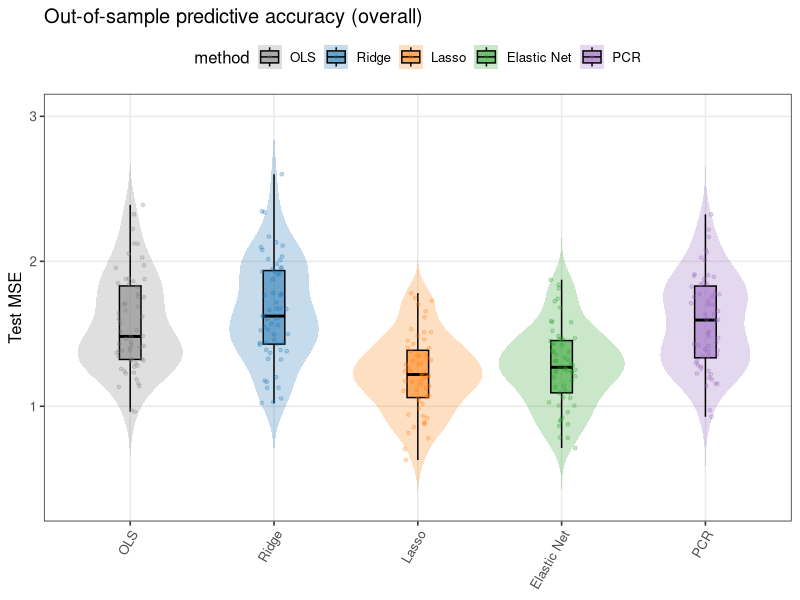
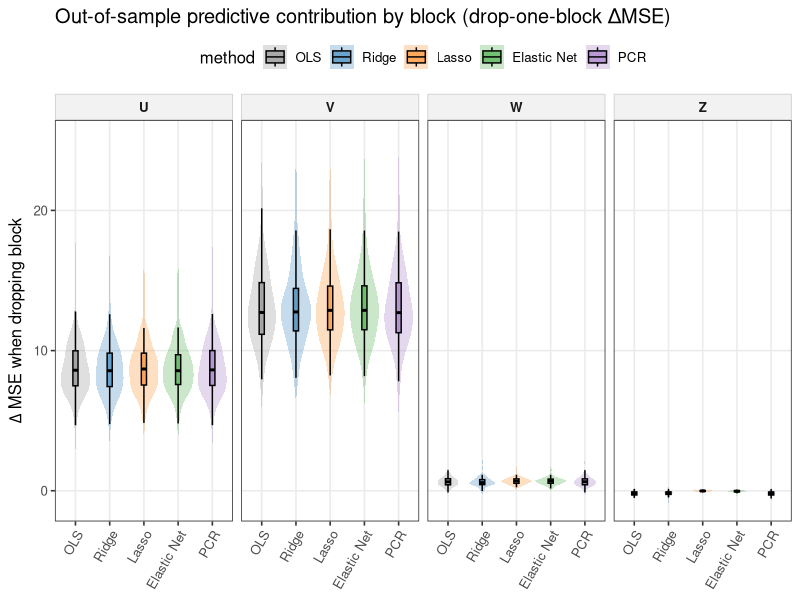
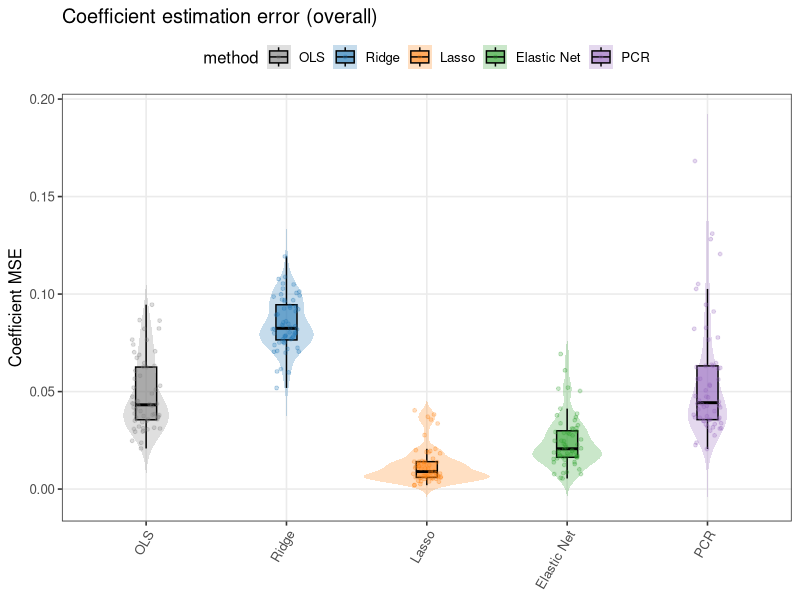
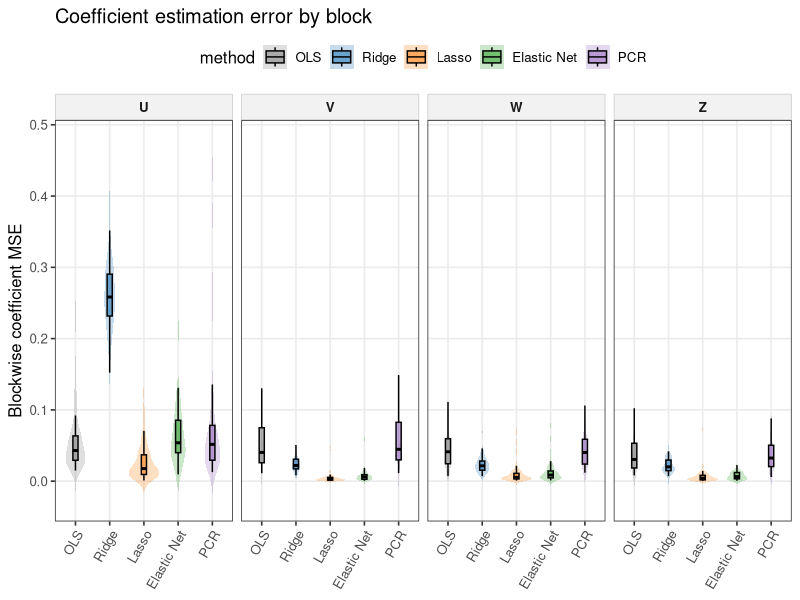
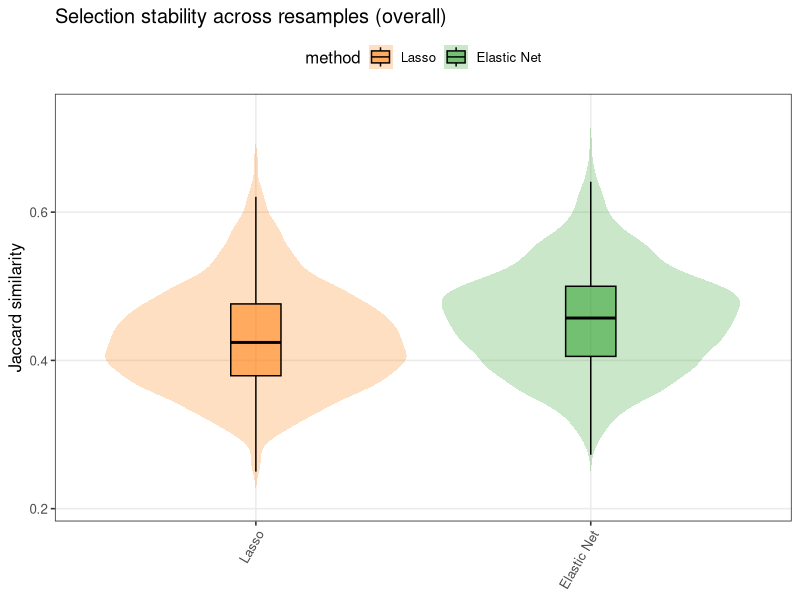
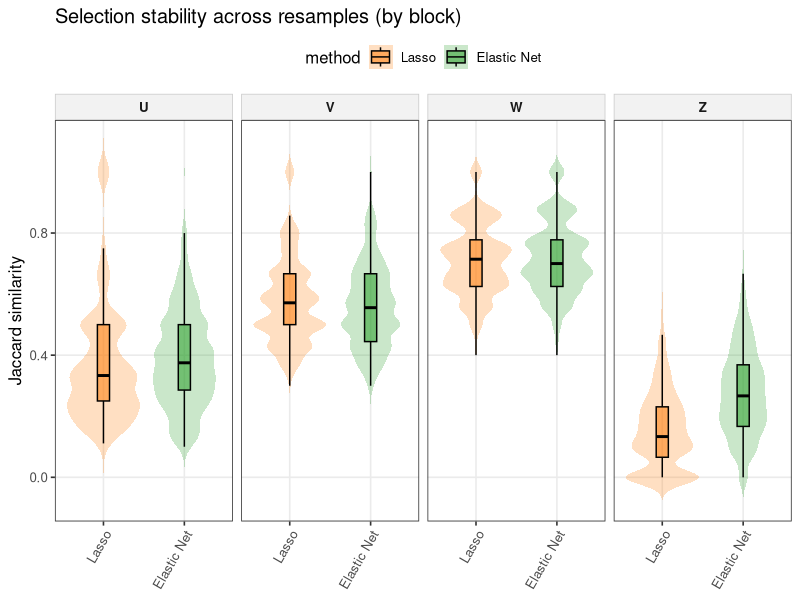
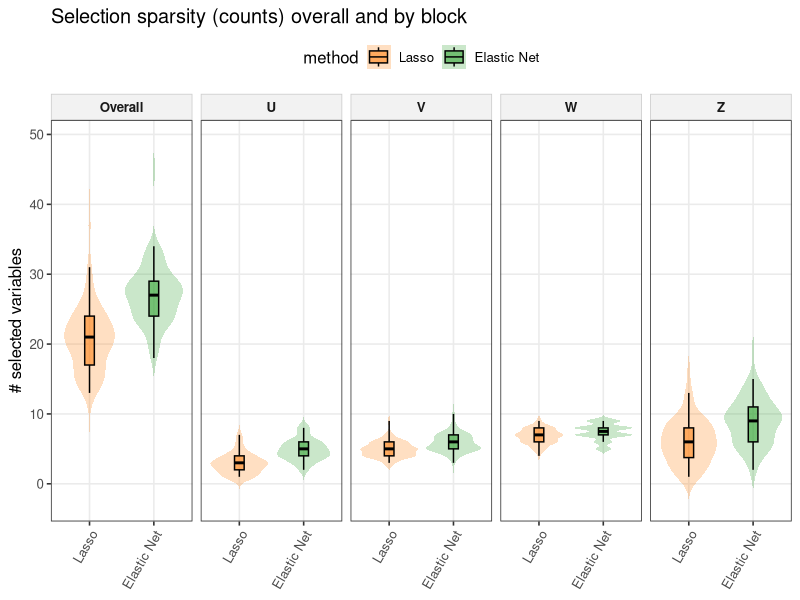
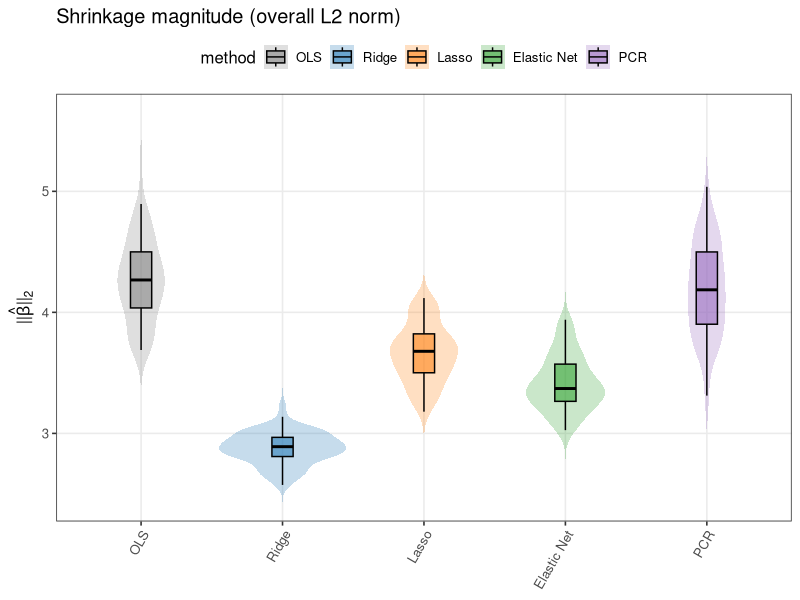

Write the R code that produced these figures, in order.
## ---- chunk 1
#| message: false
#| warning: false
#| code-fold: true
make_equicorr <- function(p, rho){
  S <- matrix(rho, p, p); diag(S) <- 1
  S
}

gen_data <- function(n=200){
  # block sizes
  pU <- 10; pV <- 10; pW <- 10; pZ <- 20
  p  <- pU+pV+pW+pZ
  
  SU <- make_equicorr(pU, 0.95)
  SV <- make_equicorr(pV, 0.50)
  SW <- make_equicorr(pW, 0.20)
  SZ <- diag(pZ)
  
  U <- mvtnorm::rmvnorm(n, sigma=SU)
  V <- mvtnorm::rmvnorm(n, sigma=SV)
  W <- mvtnorm::rmvnorm(n, sigma=SW)
  Z <- mvtnorm::rmvnorm(n, sigma=SZ)
  
  X <- cbind(U,V,W,Z)
  colnames(X) <- paste0("X", seq_len(ncol(X)))

  beta <- rep(0, p)
  # alpha
  beta[1] <- 3
  # gamma
  beta[(pU+1):(pU+3)] <- 1.5
  # delta
  beta[(pU+pV+1):(pU+pV+5)] <- 0.3
  # zeta already 0
  
  eps <- rnorm(n, 0, 1)
  y <- as.numeric(X %*% beta + eps)
  
  block <- c(rep("U",pU), rep("V",pV), rep("W",pW), rep("Z",pZ))
  list(X=X, y=y, beta=beta, block=block)
}
## ---- chunk 2
#| message: false
#| warning: false
#| code-fold: true
#| include: false
#| echo: false
#| results: hide
pkgs <- c("MASS","mvtnorm","glmnet","pls","dplyr","tidyr","purrr","ggplot2","tibble","kableExtra")
to_install <- pkgs[!pkgs %in% rownames(installed.packages())]
if(length(to_install)) install.packages(to_install, repos="https://cloud.r-project.org")
lapply(pkgs, library, character.only=TRUE)
set.seed(1)
## ---- chunk 3
#| message: false
#| warning: false
#| code-fold: true
scale_train_test <- function(Xtr, Xte){
  mu <- colMeans(Xtr)
  sd <- apply(Xtr, 2, sd)
  sd[sd == 0] <- 1

  Xtr_s <- sweep(sweep(Xtr, 2, mu, "-"), 2, sd, "/")
  Xte_s <- sweep(sweep(Xte, 2, mu, "-"), 2, sd, "/")

  colnames(Xtr_s) <- colnames(Xtr)
  colnames(Xte_s) <- colnames(Xtr)

  list(Xtr = Xtr_s, Xte = Xte_s, mu = mu, sd = sd)
}


block_mse <- function(beta_hat, beta_true, block){
  tibble(
    block = c("U","V","W","Z"),
    coef_mse = c(
      mean((beta_hat[block=="U"]-beta_true[block=="U"])^2),
      mean((beta_hat[block=="V"]-beta_true[block=="V"])^2),
      mean((beta_hat[block=="W"]-beta_true[block=="W"])^2),
      mean((beta_hat[block=="Z"]-beta_true[block=="Z"])^2)
    )
  )
}

drop_block_delta_mse <- function(Xte, yte, beta_hat, block){
  yhat_full <- as.numeric(Xte %*% beta_hat)
  mse_full  <- mean((yte - yhat_full)^2)
  deltas <- map_dbl(c("U","V","W","Z"), function(b){
    beta2 <- beta_hat
    beta2[block==b] <- 0
    mse2 <- mean((yte - as.numeric(Xte %*% beta2))^2)
    mse2 - mse_full
  })
  tibble(block=c("U","V","W","Z"), delta_mse=deltas)
}

fit_one_split <- function(dat, test_frac=0.3, alpha_en=0.5){
  X <- dat$X; y <- dat$y; beta_true <- dat$beta; block <- dat$block
  n <- nrow(X)
  id_te <- sample.int(n, size=floor(test_frac*n))
  id_tr <- setdiff(seq_len(n), id_te)
  
  Xtr0 <- X[id_tr,]; ytr <- y[id_tr]
  Xte0 <- X[id_te,]; yte <- y[id_te]
  
  sc <- scale_train_test(Xtr0, Xte0)
  Xtr <- sc$Xtr; Xte <- sc$Xte
  
  out <- list()
  
  # ----- OLS -----
  ols_fit <- lm(ytr ~ Xtr)
  beta_ols <- coef(ols_fit)[-1]
  yhat <- as.numeric(cbind(1,Xte) %*% coef(ols_fit))
  out$ols <- list(beta=beta_ols, yhat=yhat, tune=NA)
  
  # ----- Ridge -----
  cv_r <- cv.glmnet(Xtr, ytr, alpha=0, standardize=FALSE)
  b_r <- as.numeric(coef(cv_r, s="lambda.min"))[-1]
  yhat_r <- as.numeric(predict(cv_r, newx=Xte, s="lambda.min"))
  out$ridge <- list(beta=b_r, yhat=yhat_r, tune=cv_r$lambda.min)
  
  # ----- Lasso -----
  cv_l <- cv.glmnet(Xtr, ytr, alpha=1, standardize=FALSE)
  b_l <- as.numeric(coef(cv_l, s="lambda.min"))[-1]
  yhat_l <- as.numeric(predict(cv_l, newx=Xte, s="lambda.min"))
  out$lasso <- list(beta=b_l, yhat=yhat_l, tune=cv_l$lambda.min)
  
  # ----- Elastic Net (alpha fixed) -----
  cv_e <- cv.glmnet(Xtr, ytr, alpha=alpha_en, standardize=FALSE)
  b_e <- as.numeric(coef(cv_e, s="lambda.min"))[-1]
  yhat_e <- as.numeric(predict(cv_e, newx=Xte, s="lambda.min"))
  out$enet <- list(beta=b_e, yhat=yhat_e, tune=cv_e$lambda.min)
  
  # ----- PCR -----
  df_tr <- data.frame(y=ytr, Xtr)

  pcr_fit <- pcr(y ~ ., data=df_tr, scale=FALSE, validation="CV", segments=10)
  # choose k by CV RMSEP
  rmsep <- RMSEP(pcr_fit, estimate="CV")

  rm <- as.numeric(rmsep$val[1,1,-1, drop=TRUE])
  se <- as.numeric(rmsep$se[1,1,-1, drop=TRUE])
  
  k_min <- which.min(rm)
  thr <- rm[k_min] + se[k_min]
  idx <- which(rm <= thr)
  
  k_best <- if(length(idx)==0) k_min else idx[1]
  print(c(k_min=k_min, k_best=k_best))

  df_te <- as.data.frame(Xte)  # must have same column names as training predictors
  yhat_p <- as.numeric(predict(pcr_fit, newdata = df_te, ncomp = k_best))
  
  # coefficients in original X space (no intercept)
  b_p <- as.numeric(coef(pcr_fit, ncomp = k_best, intercept = FALSE))
  out$pcr <- list(beta = b_p, yhat = yhat_p, tune = k_best)

  
  # ---- assemble metrics tidy ----
  methods <- names(out)
  res_main <- map_dfr(methods, function(m){
    bh <- out[[m]]$beta
    mse <- mean((yte - out[[m]]$yhat)^2)
    coefmse <- mean((bh - beta_true)^2)
    tibble(method=m, test_mse=mse, coef_mse=coefmse,
           tune=out[[m]]$tune,
           l1=sum(abs(bh)), l2=sqrt(sum(bh^2)))
  })
  
  res_coef_block <- map_dfr(methods, function(m){
    block_mse(out[[m]]$beta, beta_true, block) %>%
      mutate(method=m)
  })
  
  res_drop <- map_dfr(methods, function(m){
    drop_block_delta_mse(Xte, yte, out[[m]]$beta, block) %>%
      mutate(method=m)
  })
  
  # selection info (lasso + enet)
  sel <- map_dfr(c("lasso","enet"), function(m){
    bh <- out[[m]]$beta
    tibble(method=m,
           n_selected=sum(bh!=0),
           nU=sum(bh[block=="U"]!=0),
           nV=sum(bh[block=="V"]!=0),
           nW=sum(bh[block=="W"]!=0),
           nZ=sum(bh[block=="Z"]!=0),
           selected=list(as.integer(bh!=0)))
  })
  
    # ---- store beta_hat for all methods (for shrinkage + correlation behavior) ----
  beta_hat_long <- map_dfr(methods, function(m){
    tibble(
      method = m,
      j = seq_along(out[[m]]$beta),
      beta_hat = out[[m]]$beta
    )
  })

  list(main=res_main, coef_block=res_coef_block, drop=res_drop, sel=sel, beta_hat_long=beta_hat_long)

}

jaccard <- function(a,b){
  inter <- sum(a==1 & b==1)
  uni   <- sum(a==1 | b==1)
  if(uni==0) return(1)
  inter/uni
}

jaccard_restrict <- function(a, b, idx){
  a <- a[idx]; b <- b[idx]
  inter <- sum(a==1 & b==1)
  uni   <- sum(a==1 | b==1)
  if(uni==0) return(1)
  inter/uni
}

get_jaccard_df <- function(sel_df_method, n_pairs=2000){
  mats <- do.call(rbind, sel_df_method$selected)  # R x p
  Rn <- nrow(mats)
  pairs <- replicate(n_pairs, sample.int(Rn, 2))
  js <- apply(pairs, 2, \(ij) jaccard(mats[ij[1],], mats[ij[2],]))
  tibble::tibble(jaccard = js)
}

get_jaccard_block_df <- function(sel_df_method, block_vec, n_pairs=2000){
  mats <- do.call(rbind, sel_df_method$selected)  # R x p
  Rn <- nrow(mats)
  pairs <- replicate(n_pairs, sample.int(Rn, 2))
  
  blocks <- unique(block_vec)
  purrr::map_dfr(blocks, function(bk){
    idx <- which(block_vec == bk)
    js <- apply(pairs, 2, \(ij) jaccard_restrict(mats[ij[1],], mats[ij[2],], idx))
    tibble::tibble(block=bk, jaccard=js)
  })
}
## ---- chunk 4
#| message: false
#| warning: false
#| code-fold: true
#| include: false
#| echo: false
dat <- gen_data(n=200)

R <- 60
all <- vector("list", R)
for(r in 1:R){
  dat_r <- gen_data(n=200)
  all[[r]] <- fit_one_split(dat_r, test_frac=0.3, alpha_en=0.5)
}


main_df <- bind_rows(lapply(seq_len(R), \(r) mutate(all[[r]]$main, rep=r)))
coef_block_df <- bind_rows(lapply(seq_len(R), \(r) mutate(all[[r]]$coef_block, rep=r)))
drop_df <- bind_rows(lapply(seq_len(R), \(r) mutate(all[[r]]$drop, rep=r)))
sel_df <- bind_rows(lapply(seq_len(R), \(r) mutate(all[[r]]$sel, rep=r)))
beta_hat_df <- bind_rows(lapply(seq_len(R), \(r) mutate(all[[r]]$beta_hat_long, rep=r)))

block_vec <- dat$block
beta_hat_df <- beta_hat_df %>% mutate(block = block_vec[j])
beta_hat_df$method <- factor(beta_hat_df$method, levels=c("ols","ridge","lasso","enet","pcr"))
main_df$method <- factor(main_df$method, levels=c("ols","ridge","lasso","enet","pcr"))
coef_block_df$method <- factor(coef_block_df$method, levels=c("ols","ridge","lasso","enet","pcr"))
drop_df$method <- factor(drop_df$method, levels=c("ols","ridge","lasso","enet","pcr"))
sel_df$method <- factor(sel_df$method, levels=c("lasso","enet"))

# ---------- overall Jaccard (selection stability overall) ----------
jac_df <- dplyr::bind_rows(
  get_jaccard_df(dplyr::filter(sel_df, method=="lasso")) %>% dplyr::mutate(method="lasso"),
  get_jaccard_df(dplyr::filter(sel_df, method=="enet"))  %>% dplyr::mutate(method="enet")
) %>%
  dplyr::mutate(method = factor(method, levels=c("lasso","enet")))

# ---------- blockwise Jaccard (selection stability by block) ----------
jac_block_df <- dplyr::bind_rows(
  get_jaccard_block_df(dplyr::filter(sel_df, method=="lasso"), dat$block) %>% dplyr::mutate(method="lasso"),
  get_jaccard_block_df(dplyr::filter(sel_df, method=="enet"),  dat$block) %>% dplyr::mutate(method="enet")
) %>%
  dplyr::mutate(
    method = factor(method, levels=c("lasso","enet")),
    block  = factor(block, levels=c("U","V","W","Z"))
  )

# ---------- shrinkage magnitude by block ----------
block_l2_df <- beta_hat_df %>%
  dplyr::group_by(rep, method, block) %>%
  dplyr::summarise(block_l2 = sqrt(sum(beta_hat^2)), .groups="drop")

# ---------- coefficient instability (correlation behavior): sd(beta_hat) by variable ----------
beta_sd_var <- beta_hat_df %>%
  dplyr::group_by(method, j, block) %>%
  dplyr::summarise(sd_beta = sd(beta_hat), .groups="drop")
#| results: hide
## ---- chunk 5
#| message: false
#| warning: false
#| code-fold: true
#| include: false
library(ggplot2)
library(dplyr)
library(tidyr)

# method order + nicer labels
method_levels <- c("ols","ridge","lasso","enet","pcr")
method_labels <- c(
  ols   = "OLS",
  ridge = "Ridge",
  lasso = "Lasso",
  enet  = "Elastic Net",
  pcr   = "PCR"
)
pal <- c(
  ols   = "#7F7F7F",
  ridge = "#1F77B4",
  lasso = "#FF7F0E",
  enet  = "#2CA02C",
  pcr   = "#9467BD"
)
pal_sel <- pal[c("lasso","enet")]

theme_pub <- theme_bw(base_size = 12) +
  theme(
    legend.position = "top",
    axis.text.x = element_text(angle = 60, hjust = 1),
    panel.grid.minor = element_blank(),
    strip.background = element_rect(fill = "grey95", color = "grey80"),
    strip.text = element_text(face = "bold")
  )
## ---- chunk 6
#| message: false
#| warning: false
#| code-fold: true
p_pred_overall <- ggplot(main_df, aes(x=method, y=test_mse, fill=method, color=method)) +
  geom_violin(trim=FALSE, alpha=0.25, linewidth=0) +
  geom_boxplot(width=0.15, outlier.shape=NA, alpha=0.55, color="black") +
  geom_point(alpha=0.25, position=position_jitter(width=0.10, height=0), size=1) +
  scale_fill_manual(values=pal, labels=method_labels) +
  scale_color_manual(values=pal, labels=method_labels) +
  scale_x_discrete(labels=method_labels) +
  labs(x=NULL, y="Test MSE", title="Out-of-sample predictive accuracy (overall)") +
  theme_pub

p_pred_overall

drop_df$block <- factor(drop_df$block, levels=c("U","V","W","Z"))

p_pred_block <- ggplot(drop_df, aes(x=method, y=delta_mse, fill=method, color=method)) +
  geom_violin(trim=FALSE, alpha=0.25, linewidth=0) +
  geom_boxplot(width=0.15, outlier.shape=NA, alpha=0.55, color="black") +
  facet_wrap(~block, nrow=1) +
  scale_fill_manual(values=pal, labels=method_labels) +
  scale_color_manual(values=pal, labels=method_labels) +
  scale_x_discrete(labels=method_labels) +
  labs(x=NULL, y=expression(Delta~"MSE when dropping block"),
       title="Out-of-sample predictive contribution by block (drop-one-block ΔMSE)") +
  theme_pub

p_pred_block

## ---- chunk 7
#| message: false
#| warning: false
#| code-fold: true
p_coef_overall <- ggplot(main_df, aes(x=method, y=coef_mse, fill=method, color=method)) +
  geom_violin(trim=FALSE, alpha=0.25, linewidth=0) +
  geom_boxplot(width=0.15, outlier.shape=NA, alpha=0.55, color="black") +
  geom_point(alpha=0.25, position=position_jitter(width=0.10, height=0), size=1) +
  scale_fill_manual(values=pal, labels=method_labels) +
  scale_color_manual(values=pal, labels=method_labels) +
  scale_x_discrete(labels=method_labels) +
  labs(x=NULL, y="Coefficient MSE", title="Coefficient estimation error (overall)") +
  theme_pub

p_coef_overall

coef_block_df$block <- factor(coef_block_df$block, levels=c("U","V","W","Z"))

p_coef_block <- ggplot(coef_block_df, aes(x=method, y=coef_mse, fill=method, color=method)) +
  geom_violin(trim=FALSE, alpha=0.25, linewidth=0) +
  geom_boxplot(width=0.15, outlier.shape=NA, alpha=0.55, color="black") +
  facet_wrap(~block, nrow=1) +
  scale_fill_manual(values=pal, labels=method_labels) +
  scale_color_manual(values=pal, labels=method_labels) +
  scale_x_discrete(labels=method_labels) +
  labs(x=NULL, y="Blockwise coefficient MSE", title="Coefficient estimation error by block") +
  theme_pub

p_coef_block
## ---- chunk 8
#| message: false
#| warning: false
#| code-fold: true
p_sel_stab_overall <- ggplot(jac_df, aes(x=method, y=jaccard, fill=method, color=method)) +
  geom_violin(trim=FALSE, alpha=0.25, linewidth=0) +
  geom_boxplot(width=0.15, outlier.shape=NA, alpha=0.55, color="black") +
  scale_fill_manual(values=pal_sel, labels=c(lasso="Lasso", enet="Elastic Net")) +
  scale_color_manual(values=pal_sel, labels=c(lasso="Lasso", enet="Elastic Net")) +
  scale_x_discrete(labels=c(lasso="Lasso", enet="Elastic Net")) +
  labs(x=NULL, y="Jaccard similarity",
       title="Selection stability across resamples (overall)") +
  theme_pub

p_sel_stab_overall

sel_long <- sel_df %>%
  select(rep, method, n_selected, nU, nV, nW, nZ) %>%
  pivot_longer(cols=c(n_selected,nU,nV,nW,nZ), names_to="block", values_to="count") %>%
  mutate(block = recode(block, n_selected="Overall", nU="U", nV="V", nW="W", nZ="Z"),
         block = factor(block, levels=c("Overall","U","V","W","Z")))

p_sel_stab_block <- ggplot(jac_block_df, aes(x=method, y=jaccard, fill=method, color=method)) +
  geom_violin(trim=FALSE, alpha=0.25, linewidth=0) +
  geom_boxplot(width=0.15, outlier.shape=NA, alpha=0.55, color="black") +
  facet_wrap(~block, nrow=1) +
  scale_fill_manual(values=pal_sel, labels=c(lasso="Lasso", enet="Elastic Net")) +
  scale_color_manual(values=pal_sel, labels=c(lasso="Lasso", enet="Elastic Net")) +
  scale_x_discrete(labels=c(lasso="Lasso", enet="Elastic Net")) +
  labs(x=NULL, y="Jaccard similarity",
       title="Selection stability across resamples (by block)") +
  theme_pub

p_sel_stab_block
p_sel_count <- ggplot(sel_long, aes(x=method, y=count, fill=method, color=method)) +
  geom_violin(trim=FALSE, alpha=0.25, linewidth=0) +
  geom_boxplot(width=0.15, outlier.shape=NA, alpha=0.55, color="black") +
  facet_wrap(~block, nrow=1) +
  scale_fill_manual(values=pal_sel, labels=c(lasso="Lasso", enet="Elastic Net")) +
  scale_color_manual(values=pal_sel, labels=c(lasso="Lasso", enet="Elastic Net")) +
  scale_x_discrete(labels=c(lasso="Lasso", enet="Elastic Net")) +
  labs(x=NULL, y="# selected variables",
       title="Selection sparsity (counts) overall and by block") +
  theme_pub

p_sel_count

jac_block_df$block <- factor(jac_block_df$block, levels=c("U","V","W","Z"))
## ---- chunk 9
#| message: false
#| warning: false
#| code-fold: true
p_shrink_overall <- ggplot(main_df, aes(x=method, y=l2, fill=method, color=method)) +
  geom_violin(trim=FALSE, alpha=0.25, linewidth=0) +
  geom_boxplot(width=0.15, outlier.shape=NA, alpha=0.55, color="black") +
  scale_fill_manual(values=pal, labels=method_labels) +
  scale_color_manual(values=pal, labels=method_labels) +
  scale_x_discrete(labels=method_labels) +
  labs(x=NULL, y=expression(paste("||", hat(beta), "||"[2])),
       title="Shrinkage magnitude (overall L2 norm)") +
  theme_pub

p_shrink_overall

block_l2_df$block <- factor(block_l2_df$block, levels=c("U","V","W","Z"))
block_l2_df$method <- factor(block_l2_df$method, levels=method_levels)

p_shrink_block <- ggplot(block_l2_df, aes(x=method, y=block_l2, fill=method, color=method)) +
  geom_violin(trim=FALSE, alpha=0.25, linewidth=0) +
  geom_boxplot(width=0.15, outlier.shape=NA, alpha=0.55, color="black") +
  facet_wrap(~block, nrow=1) +
  scale_fill_manual(values=pal, labels=method_labels) +
  scale_color_manual(values=pal, labels=method_labels) +
  scale_x_discrete(labels=method_labels) +
  labs(x=NULL, y=expression(paste("||", hat(beta)[block], "||"[2])),
       title="Shrinkage magnitude by block (L2 norm)") +
  theme_pub

p_shrink_block

# need beta_hat_df + true beta vector and block vector
beta_true_df <- tibble(j=seq_along(dat$beta), beta_true=dat$beta, block=dat$block)

beta_mean_df <- beta_hat_df %>%
  group_by(method, j, block) %>%
  summarise(beta_hat_mean = mean(beta_hat), .groups="drop") %>%
  left_join(beta_true_df, by=c("j","block"))

p_pattern_scatter <- ggplot(beta_mean_df, aes(x=beta_true, y=beta_hat_mean, color=block)) +
  geom_hline(yintercept=0, linewidth=0.3, alpha=0.5) +
  geom_vline(xintercept=0, linewidth=0.3, alpha=0.5) +
  geom_point(alpha=0.7, size=1.4) +
  facet_wrap(~method, nrow=1, labeller=as_labeller(method_labels)) +
  labs(x=expression(beta[j]~"(true)"),
       y=expression(bar(hat(beta))[j]~"(mean over resamples)"),
       title="Shrinkage pattern: true vs estimated coefficients (colored by block)") +
  theme_pub

p_pattern_scatter

## ---- chunk 10
#| message: false
#| warning: false
#| code-fold: true
beta_sd_var$block <- factor(beta_sd_var$block, levels=c("U","V","W","Z"))
beta_sd_var$method <- factor(beta_sd_var$method, levels=method_levels)

p_corr_behavior <- ggplot(beta_sd_var, aes(x=block, y=sd_beta, fill=block)) +
  geom_boxplot(outlier.shape=NA, alpha=0.55) +
  geom_jitter(alpha=0.20, width=0.15, size=1) +
  facet_wrap(~method, nrow=1, labeller=as_labeller(method_labels)) +
  labs(x="Block", y=expression(sd(hat(beta)[j])),
       title="Effect of correlation: coefficient instability by block") +
  theme_pub +
  theme(legend.position="none")

p_corr_behavior

## ---- chunk 11
#| message: false
#| warning: false
#| code-fold: true
library(kableExtra)
summary_table <- main_df %>%
  group_by(method) %>%
  summarise(
    `Test MSE` = mean(test_mse),
    `Coef MSE` = mean(coef_mse),
    `||β̂||₂` = mean(l2),
    .groups = "drop"
  )
knitr::kable(
  summary_table,
  digits = 3,
  caption = "Overall predictive and estimation performance across methods",
  col.names = c("Method", "Test MSE", "Coefficient MSE", "L2 Norm of β̂")
)
